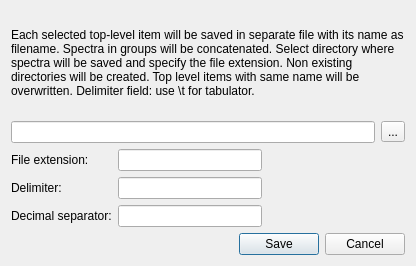
<?xml version="1.0" encoding="UTF-8"?>
<ui version="4.0">
 <class>Dialog</class>
 <widget class="QDialog" name="Dialog">
  <property name="geometry">
   <rect>
    <x>0</x>
    <y>0</y>
    <width>416</width>
    <height>266</height>
   </rect>
  </property>
  <property name="windowTitle">
   <string>Dialog</string>
  </property>
  <layout class="QGridLayout" name="gridLayout_2">
   <item row="0" column="0">
    <layout class="QVBoxLayout" name="verticalLayout">
     <item>
      <widget class="QLabel" name="lblTitle">
       <property name="text">
        <string>Each selected top-level item will be saved in separate file with its name as filename. Spectra in groups will be concatenated. Select directory where spectra will be saved and specify the file extension. Non existing directories will be created. Top level items with same name will be overwritten. Delimiter field: use \t for tabulator.</string>
       </property>
       <property name="wordWrap">
        <bool>true</bool>
       </property>
      </widget>
     </item>
     <item>
      <layout class="QHBoxLayout" name="horizontalLayout">
       <item>
        <widget class="QLineEdit" name="leDir"/>
       </item>
       <item>
        <widget class="QToolButton" name="btnDir">
         <property name="text">
          <string>...</string>
         </property>
        </widget>
       </item>
      </layout>
     </item>
     <item>
      <layout class="QGridLayout" name="gridLayout">
       <item row="0" column="2">
        <widget class="QLineEdit" name="leFileExt"/>
       </item>
       <item row="1" column="2">
        <widget class="QLineEdit" name="leDelimiter"/>
       </item>
       <item row="1" column="1">
        <widget class="QLabel" name="label_2">
         <property name="text">
          <string>Delimiter:</string>
         </property>
        </widget>
       </item>
       <item row="3" column="2">
        <widget class="QLineEdit" name="leDecimalSeparator"/>
       </item>
       <item row="0" column="1">
        <widget class="QLabel" name="label">
         <property name="text">
          <string>File extension:</string>
         </property>
        </widget>
       </item>
       <item row="3" column="1">
        <widget class="QLabel" name="label_3">
         <property name="text">
          <string>Decimal separator:</string>
         </property>
        </widget>
       </item>
       <item row="0" column="3">
        <spacer name="horizontalSpacer">
         <property name="orientation">
          <enum>Qt::Horizontal</enum>
         </property>
         <property name="sizeHint" stdset="0">
          <size>
           <width>40</width>
           <height>20</height>
          </size>
         </property>
        </spacer>
       </item>
      </layout>
     </item>
     <item>
      <widget class="QDialogButtonBox" name="buttonBox">
       <property name="orientation">
        <enum>Qt::Horizontal</enum>
       </property>
       <property name="standardButtons">
        <set>QDialogButtonBox::Cancel|QDialogButtonBox::Save</set>
       </property>
      </widget>
     </item>
    </layout>
   </item>
  </layout>
 </widget>
 <tabstops>
  <tabstop>btnDir</tabstop>
  <tabstop>leDir</tabstop>
 </tabstops>
 <resources/>
 <connections>
  <connection>
   <sender>buttonBox</sender>
   <signal>accepted()</signal>
   <receiver>Dialog</receiver>
   <slot>accept()</slot>
   <hints>
    <hint type="sourcelabel">
     <x>164</x>
     <y>169</y>
    </hint>
    <hint type="destinationlabel">
     <x>164</x>
     <y>97</y>
    </hint>
   </hints>
  </connection>
  <connection>
   <sender>buttonBox</sender>
   <signal>rejected()</signal>
   <receiver>Dialog</receiver>
   <slot>reject()</slot>
   <hints>
    <hint type="sourcelabel">
     <x>164</x>
     <y>169</y>
    </hint>
    <hint type="destinationlabel">
     <x>164</x>
     <y>97</y>
    </hint>
   </hints>
  </connection>
 </connections>
</ui>
